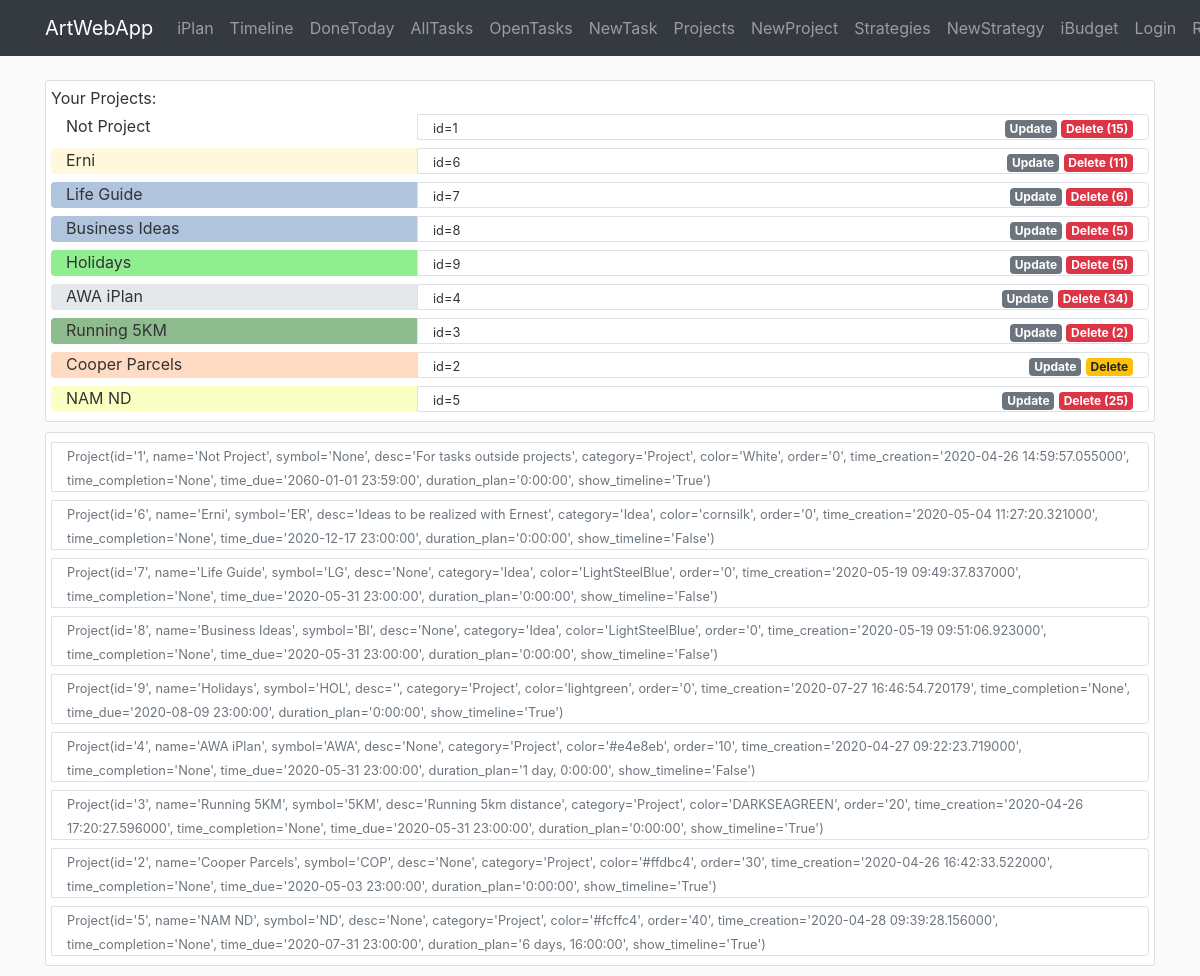
Before: /iplan/project with the older database file.
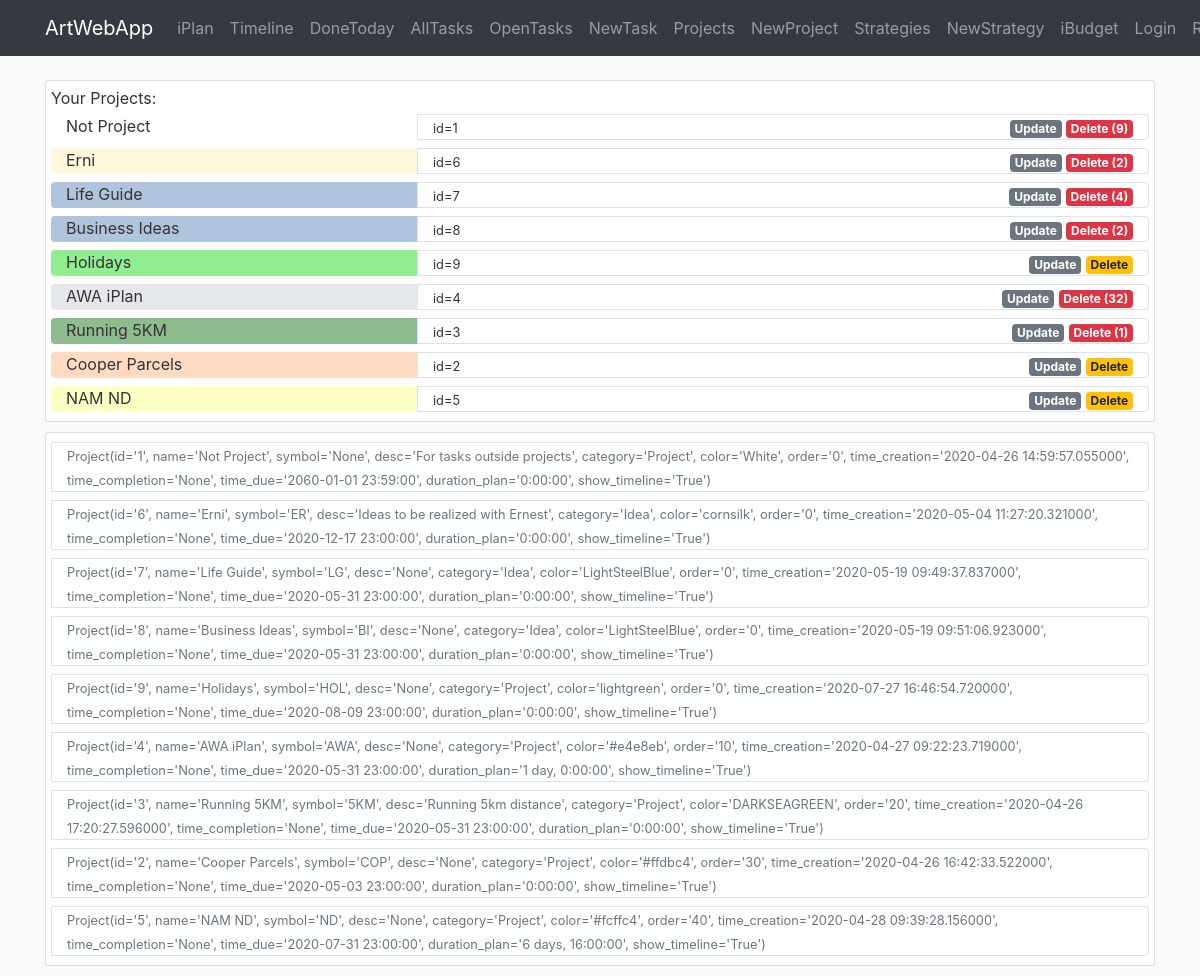
After: the same page with the newer database file.
### awa/iplan/models.py (models this page shows)
class Project(db.Model):
    id = db.Column(db.Integer, primary_key=True)
    name = db.Column(db.String(40), nullable=False)
    symbol = db.Column(db.String(3))
    desc = db.Column(db.Text)
    category = db.Column(db.String(20))
    color = db.Column(db.String(7))
    order = db.Column(db.Integer)
    time_creation = db.Column(db.DateTime, default=datetime.now)
    time_completion = db.Column(db.DateTime)
    time_due = db.Column(db.DateTime)
    duration_plan = db.Column(db.Interval, nullable=False, default=timedelta(0))
    show_timeline = db.Column(db.Boolean, default=True, nullable=False)
    br_task = db.relationship('Task', backref='project')  # todo: lazy=True - test that later
    def __repr__(self):
        return f"Project(id='{self.id}', name='{self.name}', symbol='{self.symbol}', desc='{self.desc}'," \
               f" category='{self.category}', color='{self.color}', order='{self.order}'," \
               f" time_creation='{self.time_creation}', time_completion='{self.time_completion}'," \
               f" time_due='{self.time_due}', duration_plan='{self.duration_plan}'," \
               f" show_timeline='{self.show_timeline}')"

### awa/iplan/routes.py (the view)
@iplan.route('/iplan/project', methods=['GET', 'POST'])
def project():
    projects = Project.query.order_by(Project.order).all()
    count_tasks = {item.id: len(Task.query.filter_by(id_project=item.id).all()) for item in projects}
    return render_template('iplan/project.html', projects=projects, count_tasks=count_tasks)

### awa/templates/iplan/project.html
{% extends "layout.html" %}
{% block content %}
<div class="container">
   <div class="content-section">
       Your Projects:
        {% for item in projects %}
        <div class="row m-0">
            <div class="col-4 rounded-left mt-1 mb-1" style="background-color:{{item.color}}">
                {{item.name}}
            </div>
            <div class="col border rounded-right mt-1 mb-1">
                <div class="row p-0">
                    <div class="col">
                        <small>id={{item.id}}</small>
                    </div>
                    <div class="col-auto ml-auto">
                        <a href="{{url_for('iplan.project_update', id_project=item.id)}}" class="badge badge-secondary">Update</a>
                        {% if count_tasks[item.id] %}
                            <a href="{{url_for('iplan.project_delete', id_project=item.id)}}" class="badge badge-danger">Delete ({{count_tasks[item.id]}})</a>
                        {% else %}
                            <a href="{{url_for('iplan.project_delete', id_project=item.id)}}" class="badge badge-warning">Delete</a>
                        {% endif %}
                    </div>
                </div>
            </div>
        </div>
        {% endfor %}
    </div>
   <div class="content-section">
        {% for item in projects %}
        <div class="row m-0">
            <div class="col border rounded-right mt-1 mb-1">
                <div class="row p-0">
                    <div class="col-auto">
                        <small class="text-muted">{{item}}</small>
                    </div>
                </div>
            </div>
        </div>
        {% endfor %}
    </div>
</div>
{% endblock content %}

### awa/templates/layout.html (shortened to what this page needs)
<!DOCTYPE html>
<html lang="en">
<head>
    <link rel="stylesheet" href="https://stackpath.bootstrapcdn.com/bootstrap/4.4.1/css/bootstrap.min.css">
    <link rel="stylesheet" type="text/css" href="{{ url_for('static', filename='main.css') }}">
</head>
<body>
    <header>
        <nav class="navbar navbar-expand-md navbar-dark bg-dark fixed-top">
            <div class="container">
                <a class="navbar-brand" href="{{ url_for('main.home') }}">ArtWebApp</a>
                <div class="collapse navbar-collapse" id="navbarSupportedContent">
                    <div class="navbar-nav mr-auto">
                        <a class="nav-item nav-link" href="{{ url_for('iplan.home') }}">iPlan</a>
                        <a class="nav-item nav-link" href="{{ url_for('iplan.timeline') }}">Timeline</a>
                        <a class="nav-item nav-link" href="{{ url_for('iplan.task_donetoday') }}">DoneToday</a>
                        <a class="nav-item nav-link" href="{{ url_for('iplan.task') }}">AllTasks</a>
                        <a class="nav-item nav-link" href="{{ url_for('iplan.task_open') }}">OpenTasks</a>
                        <a class="nav-item nav-link" href="{{ url_for('iplan.task_create', timeline_category='This Week') }}">NewTask</a>
                        <a class="nav-item nav-link" href="{{ url_for('iplan.project') }}">Projects</a>
                        <a class="nav-item nav-link" href="{{ url_for('iplan.project_create') }}">NewProject</a>
                        <a class="nav-item nav-link" href="{{ url_for('iplan.strategy') }}">Strategies</a>
                        <a class="nav-item nav-link" href="{{ url_for('iplan.strategy_create') }}">NewStrategy</a>
                    </div>
                    <div class="navbar-nav">
                        <a class="nav-item nav-link" href="{{ url_for('ibudget.home')}}">iBudget</a>
                        <a class="nav-item nav-link" href="#">Login</a>
                        <a class="nav-item nav-link" href="#">Register</a>
                    </div>
                </div>
            </div>
        </nav>
    </header>
    <main role="main">
            {% block content %}{% endblock %}
    </main>
</body>
</html>

### awa/static/main.css (style rules this page uses)
body { background: #fafafa; color: #333333; margin-top: 5rem; }
.content-section { background: #ffffff; padding: 5px 5px; border: 1px solid #dddddd; border-radius: 3px; margin-bottom: 10px; }

Changed rows visible on the page:
computed for Project "Not Project": count_tasks "15" → "9"
changed Project "Erni": count_tasks "11" → "2"; id+name+symbol "…time_completion='None', time_due='2020-12-17 23:00:00', duration_plan='0:00:00', show_timeline='False')" → "…time_completion='None', time_due='2020-12-17 23:00:00', duration_plan='0:00:00', show_timeline='True')"
changed Project "Life Guide": count_tasks "6" → "4"; id+name+symbol "…time_completion='None', time_due='2020-05-31 23:00:00', duration_plan='0:00:00', show_timeline='False')" → "…time_completion='None', time_due='2020-05-31 23:00:00', duration_plan='0:00:00', show_timeline='True')"
changed Project "Business Ideas": count_tasks "5" → "2"; id+name+symbol "…time_completion='None', time_due='2020-05-31 23:00:00', duration_plan='0:00:00', show_timeline='False')" → "…time_completion='None', time_due='2020-05-31 23:00:00', duration_plan='0:00:00', show_timeline='True')"
changed Project "Holidays": id+name+symbol "Project(id='9', name='Holidays', symbol='HOL', desc='', category='Project', color='lightgreen', order='0', time_creation='2020-07-27 16:46:54.720179', time_completion='None', time_due='2020-08-09 23:00:00', duration_plan='0:00:00',…" → "Project(id='9', name='Holidays', symbol='HOL', desc='None', category='Project', color='lightgreen', order='0', time_creation='2020-07-27 16:46:54.720000', time_completion='None', time_due='2020-08-09 23:00:00', duration_plan='0:00:00',…"; count_tasks "5" → (not shown); text "Delete ( )" → "Delete"
changed Project "AWA iPlan": count_tasks "34" → "32"; id+name+symbol "…23:00:00', duration_plan='1 day, 0:00:00', show_timeline='False')" → "…23:00:00', duration_plan='1 day, 0:00:00', show_timeline='True')"
computed for Project "Running 5KM": show_timeline "2" → "1"
shown differently, row unchanged: Project "NAM ND": count_tasks "25" → (not shown); text "Delete ( )" → "Delete"
